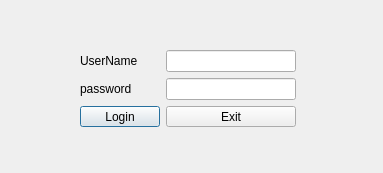
<?xml version="1.0" encoding="UTF-8"?>
<ui version="4.0">
 <class>LoginDlg</class>
 <widget class="QDialog" name="LoginDlg">
  <property name="geometry">
   <rect>
    <x>0</x>
    <y>0</y>
    <width>383</width>
    <height>173</height>
   </rect>
  </property>
  <property name="windowTitle">
   <string>Dialog</string>
  </property>
  <widget class="QWidget" name="layoutWidget">
   <property name="geometry">
    <rect>
     <x>80</x>
     <y>50</y>
     <width>216</width>
     <height>77</height>
    </rect>
   </property>
   <layout class="QGridLayout" name="gridLayout">
    <item row="0" column="0">
     <widget class="QLabel" name="username">
      <property name="text">
       <string>UserName</string>
      </property>
     </widget>
    </item>
    <item row="0" column="1">
     <widget class="QLineEdit" name="userline"/>
    </item>
    <item row="1" column="0">
     <widget class="QLabel" name="password">
      <property name="text">
       <string>password</string>
      </property>
     </widget>
    </item>
    <item row="1" column="1">
     <widget class="QLineEdit" name="pwdline">
      <property name="echoMode">
       <enum>QLineEdit::Password</enum>
      </property>
     </widget>
    </item>
    <item row="2" column="0">
     <widget class="QPushButton" name="LoginButton">
      <property name="text">
       <string>Login</string>
      </property>
     </widget>
    </item>
    <item row="2" column="1">
     <widget class="QPushButton" name="ExitButton">
      <property name="text">
       <string>Exit</string>
      </property>
     </widget>
    </item>
   </layout>
  </widget>
 </widget>
 <resources/>
 <connections>
  <connection>
   <sender>ExitButton</sender>
   <signal>clicked()</signal>
   <receiver>LoginDlg</receiver>
   <slot>close()</slot>
   <hints>
    <hint type="sourcelabel">
     <x>242</x>
     <y>131</y>
    </hint>
    <hint type="destinationlabel">
     <x>322</x>
     <y>150</y>
    </hint>
   </hints>
  </connection>
  <connection>
   <sender>LoginButton</sender>
   <signal>clicked()</signal>
   <receiver>LoginDlg</receiver>
   <slot>Login()</slot>
   <hints>
    <hint type="sourcelabel">
     <x>114</x>
     <y>128</y>
    </hint>
    <hint type="destinationlabel">
     <x>35</x>
     <y>143</y>
    </hint>
   </hints>
  </connection>
 </connections>
 <slots>
  <slot>Login()</slot>
 </slots>
</ui>
